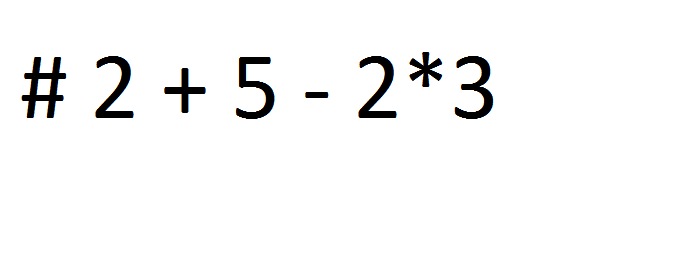
#> input picture testfinal.png, 695 x 279 px
$ python TrainAndTest.py   (Python 2 division)   (older library calls are emulated)
#> lines starting #> are read from the running program, lines starting #| are printed output that depends on the picture; after the words box and inside, x2 and y2 are one past the last pixel; in counts of white or black regions, pixels touching at a corner belong together
# TrainAndTest.py

import cv2
import numpy as np
import operator
import os

# module level variables ##########################################################################
MIN_CONTOUR_AREA = 100

RESIZED_IMAGE_WIDTH = 20
RESIZED_IMAGE_HEIGHT = 30

###################################################################################################
class ContourWithData():

    # member variables ############################################################################
    npaContour = None           # contour
    boundingRect = None         # bounding rect for contour
    intRectX = 0                # bounding rect top left corner x location
    intRectY = 0                # bounding rect top left corner y location
    intRectWidth = 0            # bounding rect width
    intRectHeight = 0           # bounding rect height
    fltArea = 0.0               # area of contour

    def calculateRectTopLeftPointAndWidthAndHeight(self):               # calculate bounding rect info
        [intX, intY, intWidth, intHeight] = self.boundingRect
        self.intRectX = intX
        self.intRectY = intY
        self.intRectWidth = intWidth
        self.intRectHeight = intHeight

    def checkIfContourIsValid(self):
        if self.fltArea < MIN_CONTOUR_AREA: return False
        return True

###################################################################################################
def main():
    allContoursWithData = []
    validContoursWithData = []

    try:
        npaClassifications = np.loadtxt("classifications.txt", np.float32)
    except:
        print "error, unable to open classifications.txt, exiting program\n"
        os.system("pause")
        return
    # end try

    try:
        npaFlattenedImages = np.loadtxt("flattened_images.txt", np.float32)
    except:
        print "error, unable to open flattened_images.txt, exiting program\n"
        os.system("pause")
        return
    # end try

    npaClassifications = npaClassifications.reshape((npaClassifications.size, 1))       # reshape numpy array to 1d, necessary to pass to call to train

    kNearest = cv2.ml.KNearest_create()

    kNearest.train(npaFlattenedImages, cv2.ml.ROW_SAMPLE, npaClassifications)

    imgTestingNumbers = cv2.imread("testfinal.png")
#> imgTestingNumbers is the input picture: shape (279, 695, 3); mean B, G, R 246.9, 246.9, 246.9

    if imgTestingNumbers is None:
        print "error: image not read from file \n\n"
        os.system("pause")
        return
    # end if

    imgGray = cv2.cvtColor(imgTestingNumbers, cv2.COLOR_BGR2GRAY)       # get grayscale image
    imgBlurred = cv2.GaussianBlur(imgGray, (5,5), 0)                    # blur
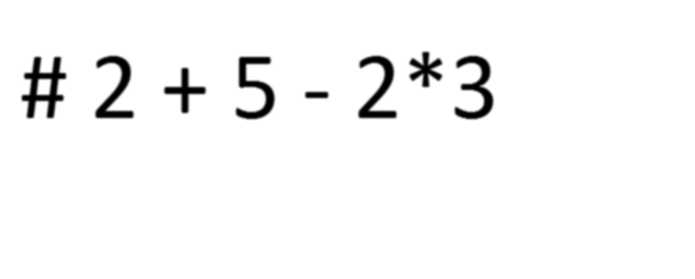
#> imgBlurred: shape (279, 695); min 0, max 255, mean 246.9


    #cv2.imshow("Without Blur" , imgGray);
    #cv2.imshow("Blurred" , imgBlurred);
                                                        # filter image from grayscale to black and white
    imgThresh = cv2.adaptiveThreshold(imgBlurred,                           # input image
                                      255,                                  # make pixels that pass the threshold full white
                                      cv2.ADAPTIVE_THRESH_GAUSSIAN_C,       # use gaussian rather than mean, seems to give better results
                                      cv2.THRESH_BINARY_INV,                # invert so foreground will be white, background will be black
                                      11,                                   # size of a pixel neighborhood used to calculate threshold value
                                      2)                                    # constant subtracted from the mean or weighted mean
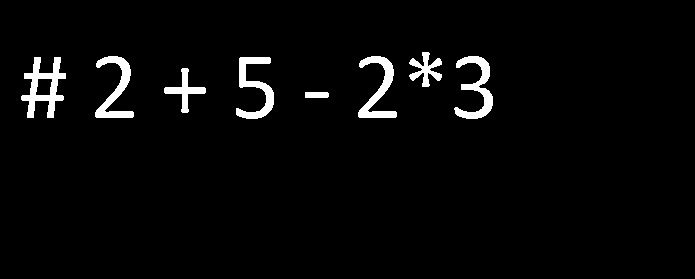
#> imgThresh: shape (279, 695); 3.1% white; 8 white regions

    imgThreshCopy = imgThresh.copy()

    imgContours, npaContours, npaHierarchy = cv2.findContours(imgThreshCopy,
                                                 cv2.RETR_EXTERNAL,         # retrieve the outermost contours only
                                                 cv2.CHAIN_APPROX_SIMPLE)   # compress horizontal, vertical, and diagonal segments and leave only their end points
#> npaContours = 8 contours; box (x1, y1, x2, y2) and area: (21, 57, 66, 118) 1227, (454, 56, 493, 119) 834, (236, 57, 274, 119) 818, (358, 56, 397, 118) 802, (95, 56, 134, 118) 802, (164, 68, 206, 113) 448, (409, 52, 442, 87) 421, (305, 92, 329, 98) 114; npaHierarchy = [[1, -1, -1, -1], [2, 0, -1, -1], [3, 1, -1, -1], [4, 2, -1, -1], [5, 3, -1, -1], [6, 4, -1, -1], [7, 5, -1, -1], [-1, 6, -1, -1]]

    for npaContour in npaContours:                             # for each contour
        contourWithData = ContourWithData()                                             # instantiate a contour with data object
        contourWithData.npaContour = npaContour                                         # assign contour to contour with data
        contourWithData.boundingRect = cv2.boundingRect(contourWithData.npaContour)     # get the bounding rect
        contourWithData.calculateRectTopLeftPointAndWidthAndHeight()                    # get bounding rect info
        contourWithData.fltArea = cv2.contourArea(contourWithData.npaContour)           # calculate the contour area
        allContoursWithData.append(contourWithData)                                     # add contour with data object to list of all contours with data
#> this loop made 8 passes
#> (intX in calculateRectTopLeftPointAndWidthAndHeight, intY in calculateRectTopLeftPointAndWidthAndHeight, intWidth in calculateRectTopLeftPointAndWidthAndHeight, intHeight in calculateRectTopLeftPointAndWidthAndHeight) on passes 1 to 8: (305, 92, 24, 6), (164, 68, 42, 45), (236, 57, 38, 62), (21, 57, 45, 61), (454, 56, 39, 63), (358, 56, 39, 62), (95, 56, 39, 62), (409, 52, 33, 35)
#> after the loop, allContoursWithData = 8 items
    # end for

    for contourWithData in allContoursWithData:
        if contourWithData.checkIfContourIsValid():
            validContoursWithData.append(contourWithData)
#> this loop made 8 passes
#> after the loop, validContoursWithData = 8 items
        # end if
    # end for

    validContoursWithData.sort(key = operator.attrgetter("intRectX"))

    strFinalString = ""
    length=0
    hash_ache=False
    for contourWithData in validContoursWithData:

        cv2.rectangle(imgTestingNumbers,
                      (contourWithData.intRectX, contourWithData.intRectY),     # upper left corner
                      (contourWithData.intRectX + contourWithData.intRectWidth, contourWithData.intRectY + contourWithData.intRectHeight),      # lower right corner
                      (0, 255, 0),              # green
                      2)                        # thickness

        imgROI = imgThresh[contourWithData.intRectY : contourWithData.intRectY + contourWithData.intRectHeight,     # crop char out of threshold image
                           contourWithData.intRectX : contourWithData.intRectX + contourWithData.intRectWidth]

        imgROIResized = cv2.resize(imgROI, (RESIZED_IMAGE_WIDTH, RESIZED_IMAGE_HEIGHT))

        npaROIResized = imgROIResized.reshape((1, RESIZED_IMAGE_WIDTH * RESIZED_IMAGE_HEIGHT))      # flatten image into 1d numpy array

        npaROIResized = np.float32(npaROIResized)       # convert from 1d numpy array of ints to 1d numpy array of floats

        retval, npaResults, neigh_resp, dists = kNearest.findNearest(npaROIResized, k = 1)

        strCurrentChar = str(chr(int(npaResults[0][0])))
        if strCurrentChar=='#':
            hash_ache=True
        if(hash_ache==False and strCurrentChar=='-'):
            strCurrentChar='I'

        strFinalString = strFinalString + strCurrentChar
        length+=1
#> this loop made 8 passes
#> (retval, npaResults, neigh_resp, dists, hash_ache, strFinalString) on pass 1: (35, [35], [35], [1484372], True, '#')
#> (retval, npaResults, neigh_resp, dists, strFinalString) on passes 2 to 7: (50, [50], [50], [2838194], '#2'), (43, [43], [43], [429034], '#2+'), (53, [53], [53], [4102584], '#2+5'), (45, [45], [45], [0], '#2+5-'), (50, [50], [50], [2838194], '#2+5-2'), (42, [42], [42], [1614544], '#2+5-2*')
#> pass 1, in main, `imgROI = imgThresh[contourWithData.intRectY : contourWithData.intRectY..`:
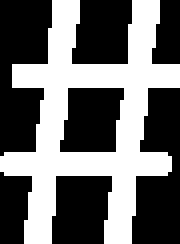
#> imgROI: shape (61, 45) (shown 4 times larger); 42.2% white; 1 white region, box (x1, y1, x2, y2) and area: (0, 0, 45, 61) 1159
#> pass 1, in main, `imgROIResized = cv2.resize(imgROI, (RESIZED_IMAGE_WIDTH, RESIZED_IMAGE..`:
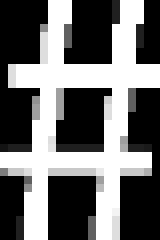
#> imgROIResized: shape (30, 20) (shown 8 times larger); min 0, max 255, mean 108.4
#> pass 2, in main, `imgROIResized = cv2.resize(imgROI, (RESIZED_IMAGE_WIDTH, RESIZED_IMAGE..`:
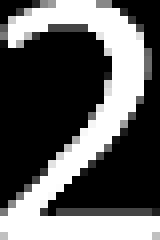
#> imgROIResized: shape (30, 20) (shown 8 times larger); min 0, max 255, mean 95.5
#> after the loop:
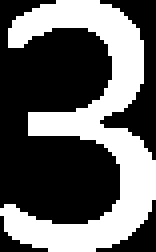
#> imgROI: shape (63, 39) (shown 4 times larger); 39.2% white; 1 white region, box (x1, y1, x2, y2) and area: (0, 0, 39, 63) 964
#> after the loop:
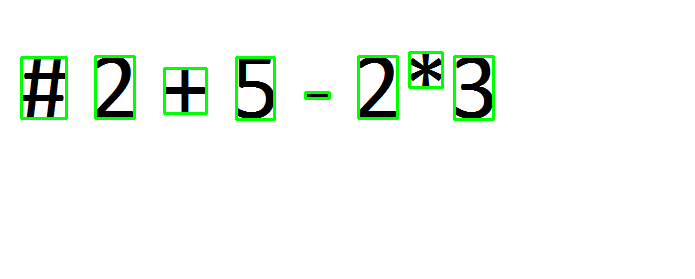
#> imgTestingNumbers: shape (279, 695, 3); 2.13% of pixels changed, all inside (x1, y1, x2, y2) = (20, 51, 495, 121)
#> after the loop, length = 8
    # end for

    print "\n" + strFinalString + "\n"
#| #2+5-2*3
    num = 0
    ans = 0
    if strFinalString[0]=='#':
        S = strFinalString
#> S = '#2+5-2*3'
        n = len(S)
#> n = 8
        tp = []
        i = 1
        while (i < n):
            if (S[i] == '+'):
                tp.append(-100001)
            elif (S[i] == '-'):
                tp.append(-100002)
            elif (S[i] == '*'):
                tp.append(-100003)
            elif (S[i] == '/'):
                tp.append(-100004)
            else:
                x = 0
                ix = i
                while (ix < n and (S[ix] >= '0' and S[ix] <= '9' or S[ix] == 'O' or S[ix] == 'o')): ix += 1
                for j in range(i, ix):
                    y = S[j]
                    if (S[j] == 'O' or S[j] == 'o'): y = '0'
                    x = x * 10 + ord(y) - 48
                tp.append(x)
                # print(i)
                i = ix - 1
                # print(i)
            i += 1
#> this loop made 7 passes
#> after the loop, tp = [2, -100001, 5, -100002, 2, -100003, 3]
        # print (tp)
        sv = []

        i = 1
        # print("done")
        sv.append(tp[0])
        # print(sv)

        while (i < len(tp)):
            if (tp[i] == -100004):
                x = sv.pop()
                y = tp[i + 1]
                sv.append(x / y)

            else:
                sv.append(tp[i])
                sv.append(tp[i + 1])
            # print(sv)
            i += 2
#> this loop made 3 passes
#> i on passes 1 to 3: 3, 5, 7
#> after the loop, i = 7; sv = [2, -100001, 5, -100002, 2, -100003, 3]
        # print("here")

        if len(sv) > 0: tp = sv
        # print (tp)
        sv = []

        i = 1

        sv.append(tp[0])

        while (i < len(tp)):
            if (tp[i] == -100003):
                x = sv.pop()
                y = tp[i + 1]
                sv.append(x * y)

            else:
                sv.append(tp[i])
                sv.append(tp[i + 1])
            i += 2
#> this loop made 3 passes
#> (x, y, i) on pass 3: (2, 3, 7)
#> after the loop, i = 7; sv = [2, -100001, 5, -100002, 6]

        if len(sv) > 0: tp = sv
#> tp = [2, -100001, 5, -100002, 6]
        # print (tp)
        sv = []
        i = 1

        sv.append(tp[0])

        while (i < len(tp)):
            if (tp[i] == -100002):
                x = sv.pop()
                y = tp[i + 1]
                sv.append(x - y)

            else:
                sv.append(tp[i])
                sv.append(tp[i + 1])
            i += 2
#> this loop made 2 passes
#> (x, y, i) on pass 2: (5, 6, 5)
#> after the loop, i = 5; sv = [2, -100001, -1]

        if len(sv) > 0: tp = sv
#> tp = [2, -100001, -1]
        # print (tp)
        sv = []
        i = 1

        sv.append(tp[0])

        while (i < len(tp)):
            if (tp[i] == -100001):
                x = sv.pop()
                y = tp[i + 1]
                sv.append(x + y)

            else:
                sv.append(tp[i])
                sv.append(tp[i + 1])
            i += 2
#> this loop made 1 pass
#> (x, y, i) on pass 1: (2, -1, 3)
#> after the loop, i = 3; sv = [1]
        if len(sv) > 0: tp = sv
#> tp = [1]
        #print (tp)
        print "The answer is : %d " % tp[0]
#| The answer is : 1

    cv2.imshow("imgTestingNumbers", imgTestingNumbers)
    cv2.waitKey(0)

    cv2.destroyAllWindows()

    return

###################################################################################################
if __name__ == "__main__":
    main()
# end if
